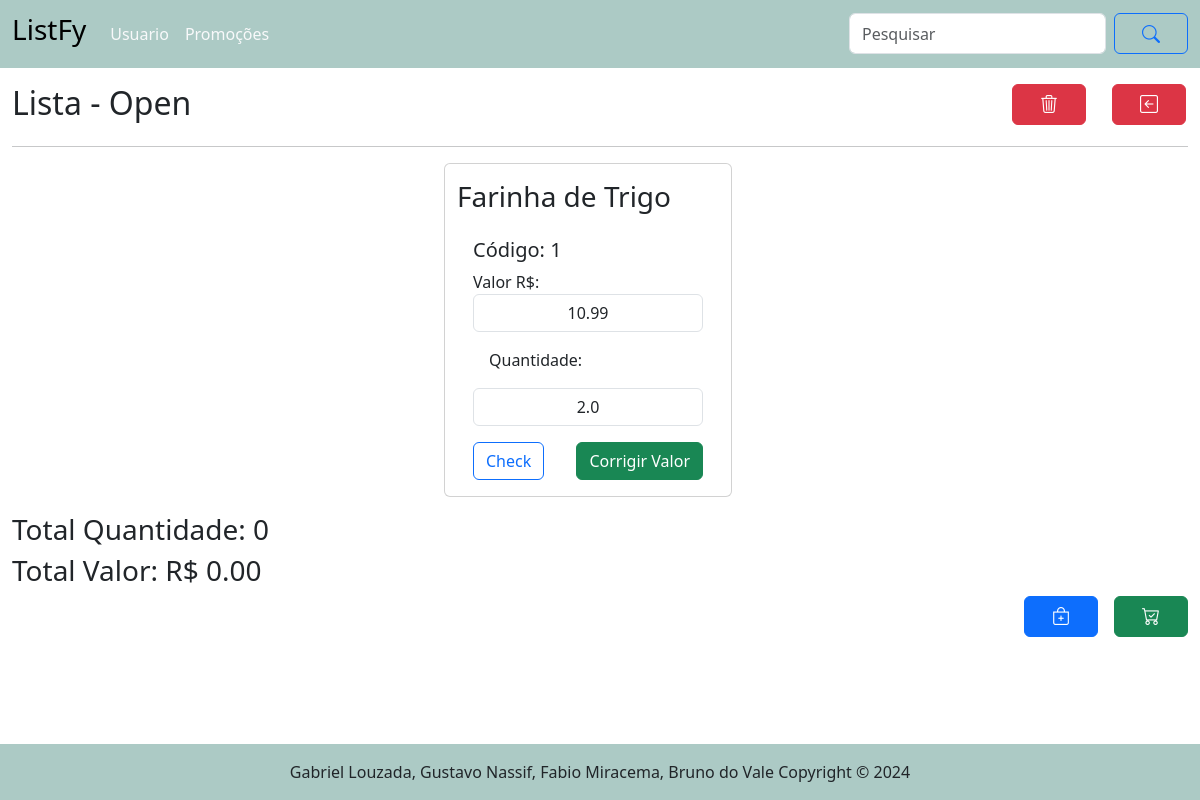
/lista/abrir/1, run on an earlier commit of the app's database.
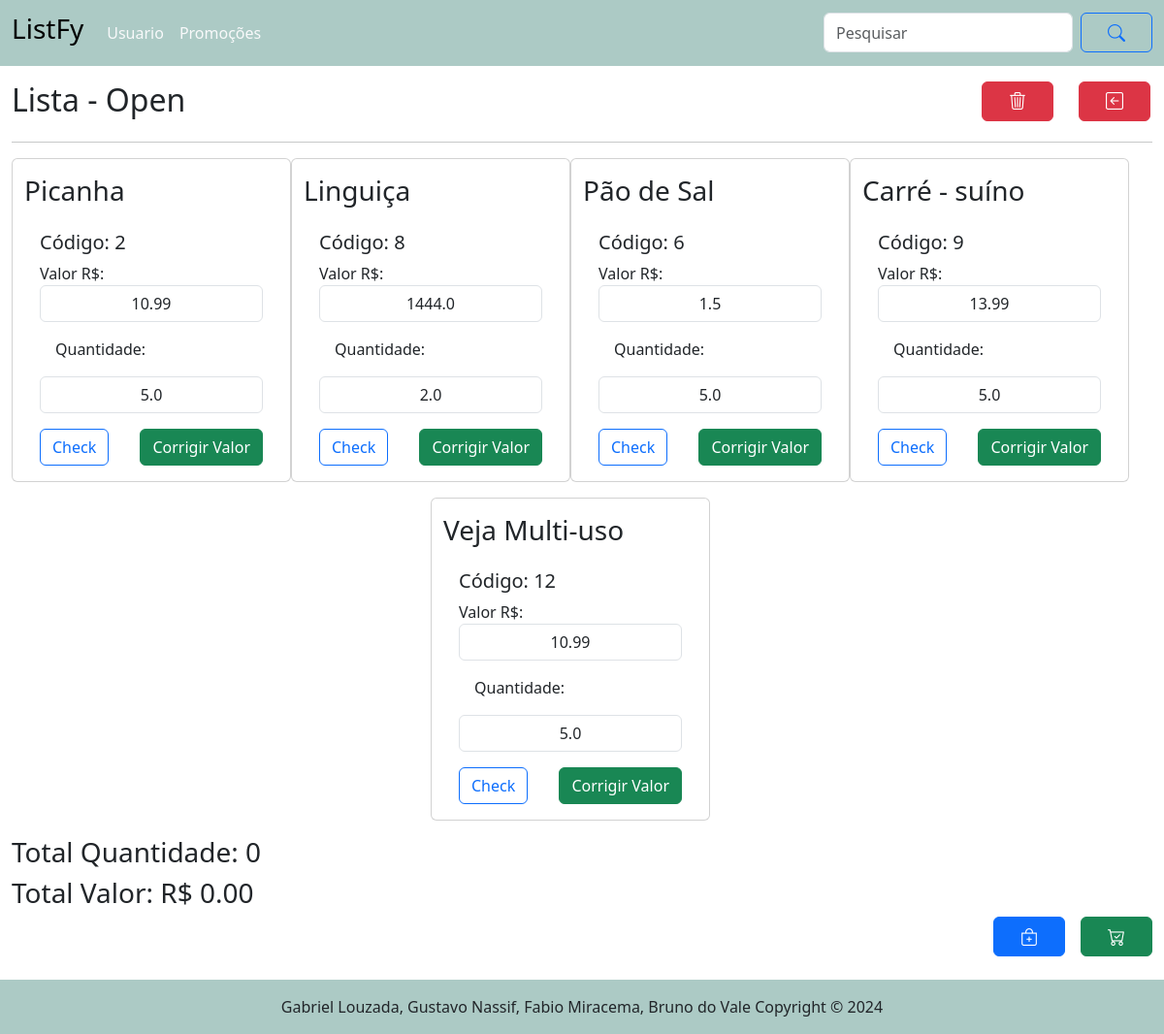
And on a later commit of the database.
### tables this page shows
CREATE TABLE "itens_lista" (
	"id_itens_lista"	INTEGER,
	"id_produto"	    INTEGER NOT NULL,
	"id_lista"	      INTEGER NOT NULL,
	"quantidade"	    REAL NOT NULL,
	"valor"	          REAL NOT NULL,
	FOREIGN KEY("id_produto") REFERENCES "produto"("id_produto"),
	FOREIGN KEY("id_lista") REFERENCES "lista"("id_lista"),
	PRIMARY KEY("id_itens_lista" AUTOINCREMENT));

CREATE TABLE "produto" (
	"id_produto"	INTEGER,
	"nome_produto"	TEXT NOT NULL,
	"id_categoria"	INTEGER NOT NULL,
	"valor_produto"	REAL NOT NULL,
	PRIMARY KEY("id_produto" AUTOINCREMENT),
	FOREIGN KEY("id_categoria") REFERENCES "categoria"("id_categoria")
);

### routes/lista_routes.py (the view)
@router.get("/abrir/{id_lista:int}",response_class=HTMLResponse)
async def get_abrir_lista(request:Request, id_lista: int=0 ):
    itens_lista = obter_itens_lista_nomes(id_lista)
    lista = obter_uma_lista(id_lista)
    return templates.TemplateResponse("/lista/listar_produtos.html", {"request":request, "itens_lista":itens_lista, "lista":lista})

### templates/lista/listar_produtos.html (shortened to what this page needs)
{% extends "base.html" %}
{% set usuario = request.state.usuario%}
{% block conteudo %}
<main class="container-fluid">
    <div class="row mt-3 d-flex justify-content-between">
        <div class=" col-8 col-sm-10">
            <h2>Lista - {{ lista.estabelecimento }}</h2>
        </div>
        <div class="col-2 col-sm-1 ">
            <a href="/lista/remover_itens_lista/{{lista.id_lista}}" class="btn btn-danger"><i
                    class="bi bi-trash3"></i></a>
        </div>
        <div class="col-2 col-sm-1">
            <a href="/lista" class="btn btn-danger"><i class="bi bi-arrow-left-square"></i></a>
        </div>
    </div>
    <hr>
    <div class="row container-fluid d-flex justify-content-evenly">
        {% for p in itens_lista %}
        <div class="card col-12 mb-3" style="width: 18rem;">
            <form id="productForm" action="/itens_lista/post_alterar_itens_lista" method="post">
                <div>
                    <h3 class="mt-3">{{ p.nome_produto }}</h3>
                </div>
                <div class="card-body">
                    <h5>Código: {{ p.id_produto }}</h5>
                    <div>
                        <label for="valor_produto_{{ p.id_produto }}">Valor R$:</label>
                        <input style="text-align: center;" type="text" class="form-control"
                            id="valor_produto_{{ p.id_produto }}" name="valor_produto" value="{{ p.valor_produto }}">
                    </div>
                    <div>
                        <label for="quantidade_{{ p.id_produto }}" class="m-3">Quantidade:</label>
                        <input style="text-align: center;" type="text" class="form-control mb-3"
                            id="quantidade_{{ p.id_produto }}" name="quantidade" value="{{ p.quantidade }}">
                    </div>
                    <div class="col-12 d-flex justify-content-between">
                        <label class="btn btn-outline-primary" for="checkbox_{{ p.id_produto }}">Check</label>
                        <button class="btn btn-success" type="submit">Corrigir Valor</button>
                    </div>
                </div>
            </form>
        </div>
        {% endfor %}
    </div>
    <div class="row">
        <div class="col-12">
            <h3 id="total_quantidade">Total Produtos: 0</h3>
            <h3 id="total_valor">Total Valor: R$ 0.00</h3>
        </div>
        <div class="col-12 d-flex justify-content-end">
            <a href="/itens_lista/categorias/{{ lista.id_lista }}" class="btn btn-primary mx-3"><i class="bi bi-bag-plus"></i></a>
            <form action="/lista/post_fechar_lista" method="post">
                <button type="submit" class="btn btn-success"><i class="bi bi-cart-check"></i></button>
            </form>
        </div>
    </div>
</main>
{% endblock %}

What changed in the data, as far as the page shows it:
removed itens_lista: nome_produto "Farinha de Trigo", id_produto "1", valor_produto "10.99", quantidade "2.0"
added itens_lista: nome_produto "Picanha", id_produto "2", valor_produto "10.99", quantidade "5.0"
added itens_lista: nome_produto "Linguiça", id_produto "8", valor_produto "1444.0", quantidade "2.0"
added itens_lista: nome_produto "Pão de Sal", id_produto "6", valor_produto "1.5", quantidade "5.0"
added itens_lista: nome_produto "Carré - suíno", id_produto "9", valor_produto "13.99", quantidade "5.0"
added itens_lista: nome_produto "Veja Multi-uso", id_produto "12", valor_produto "10.99", quantidade "5.0"
